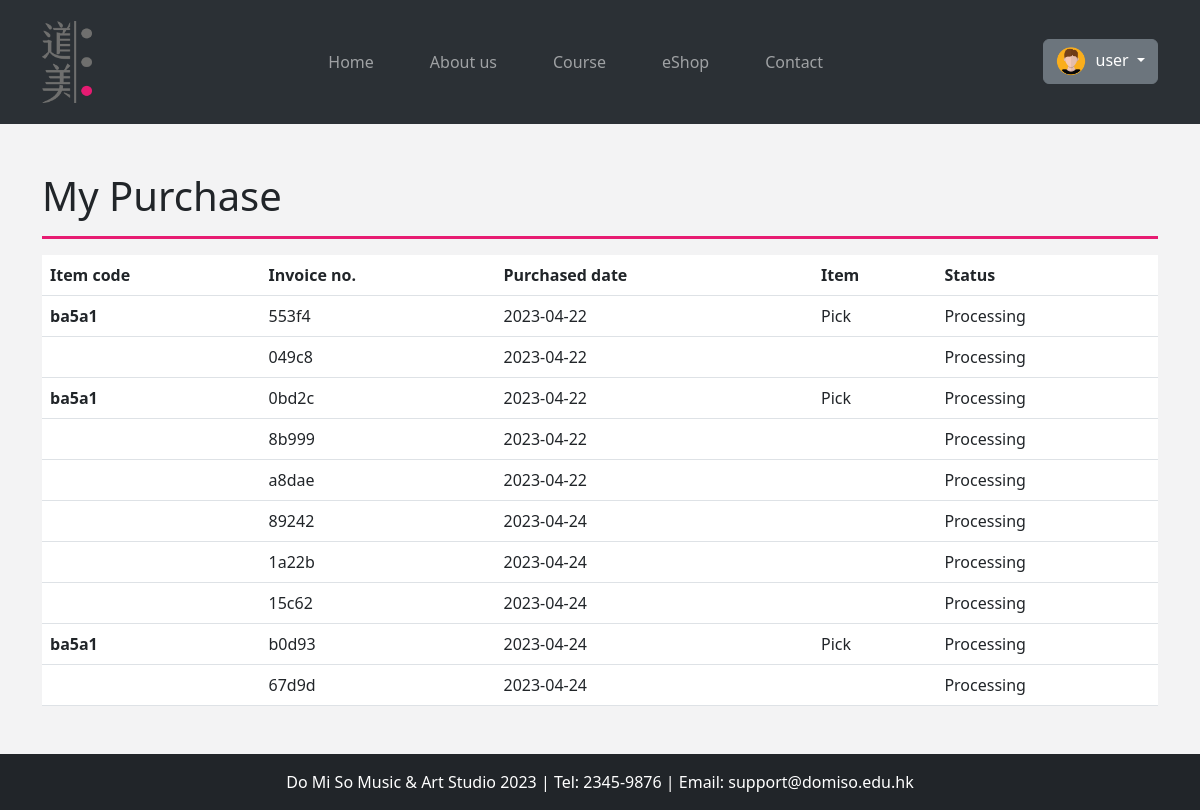
/my-purchase.php (signed in), run on the app's committed database.
### tables this page shows
CREATE TABLE `purchase` (
  `id` int(11) NOT NULL,
  `item_code` varchar(50) DEFAULT NULL,
  `invoice_no` varchar(10) DEFAULT NULL,
  `purchase_date` date DEFAULT NULL,
  `item_name` varchar(255) DEFAULT NULL,
  `status` varchar(20) DEFAULT NULL,
  `user_id` int(11) DEFAULT NULL
);

### my-purchase.php (the view, shortened to what this page needs)
<?php
include('components/header.php');
include './config/database.php';
$user_id = $_SESSION['user_id'];
$sql = "SELECT * FROM purchase WHERE user_id = '$user_id' ";
$result = mysqli_query($conn, $sql);
?>
<div class="container py-5">
  <h1>My Purchase</h1>
  <hr />
  <table class="table">
    <thead>
      <tr>
        <th scope="col">Item code</th>
        <th scope="col">Invoice no.</th>
        <th scope="col">Purchased date</th>
        <th scope="col">Item</th>
        <th scope="col">Status</th>
      </tr>
    </thead>
    <tbody>
      <?php while ($row = mysqli_fetch_assoc($result)) : ?>
        <tr>
          <th scope="row"><?= $row['item_code'] ?></th>
          <td><?= $row['invoice_no'] ?></td>
          <td><?= $row['purchase_date'] ?></td>
          <td><?= $row['item_name'] ?></td>
          <td><?= ucwords(str_replace('_', " ", $row['status'])) ?></td>
        </tr>
      <?php endwhile;
      ?>
    </tbody>
  </table>
</div>
<?php include('components/footer.php'); ?>

### assets/css/home.css (style rules this page uses)
:root { --primary-color: #e71b72; --bs-primary : red; --bs-primary-color: #e71b72; --bg-color:#6F6F6F; }
hr { border-color: var(--primary-color); border-width: 3px; opacity: 1; }
body { padding-bottom: 40px; background-color: #f3f3f4; }

### data on the page
purchase: item_code "ba5a1", invoice_no "553f4", purchase_date "2023-04-22", item_name "Pick", status "Processing"
purchase: invoice_no "049c8", purchase_date "2023-04-22", status "Processing"
purchase: item_code "ba5a1", invoice_no "0bd2c", purchase_date "2023-04-22", item_name "Pick", status "Processing"
purchase: invoice_no "8b999", purchase_date "2023-04-22", status "Processing"
purchase: invoice_no "a8dae", purchase_date "2023-04-22", status "Processing"
purchase: invoice_no "89242", purchase_date "2023-04-24", status "Processing"
purchase: invoice_no "1a22b", purchase_date "2023-04-24", status "Processing"
purchase: invoice_no "15c62", purchase_date "2023-04-24", status "Processing"
purchase: item_code "ba5a1", invoice_no "b0d93", purchase_date "2023-04-24", item_name "Pick", status "Processing"
purchase: invoice_no "67d9d", purchase_date "2023-04-24", status "Processing"

### other printed values
$_SESSION['username'] "user"
